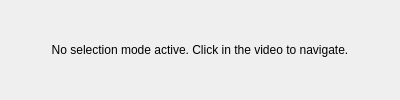
<?xml version="1.0" encoding="UTF-8"?>
<ui version="4.0">
 <class>LineNoneSelectionWidget</class>
 <widget class="QWidget" name="LineNoneSelectionWidget">
  <property name="geometry">
   <rect>
    <x>0</x>
    <y>0</y>
    <width>400</width>
    <height>100</height>
   </rect>
  </property>
  <property name="windowTitle">
   <string>Form</string>
  </property>
  <layout class="QVBoxLayout" name="verticalLayout">
   <item>
    <widget class="QLabel" name="infoLabel">
     <property name="text">
      <string>No selection mode active. Click in the video to navigate.</string>
     </property>
     <property name="wordWrap">
      <bool>true</bool>
     </property>
     <property name="alignment">
      <set>Qt::AlignCenter</set>
     </property>
    </widget>
   </item>
  </layout>
 </widget>
 <resources/>
 <connections/>
</ui> 
